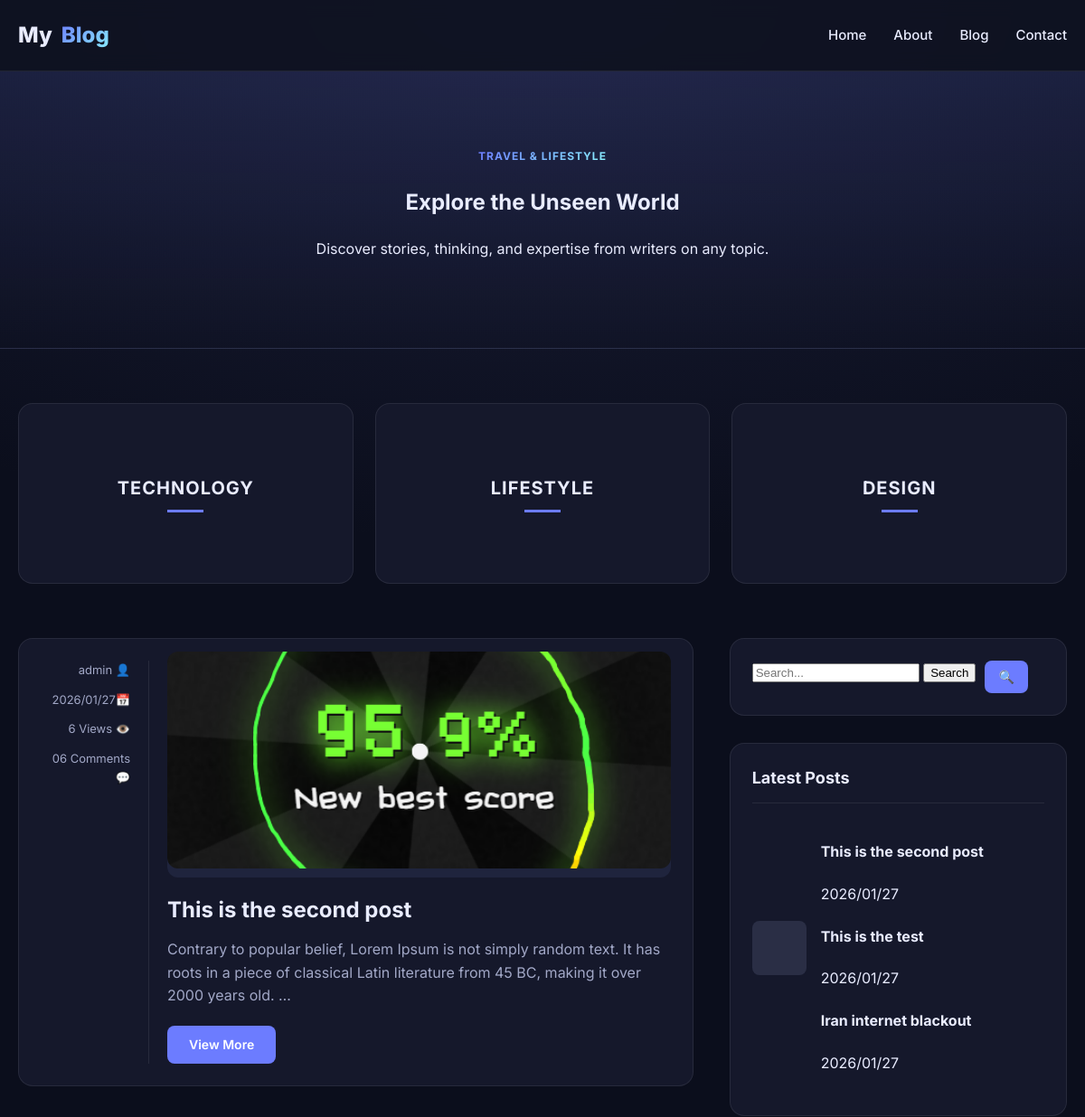
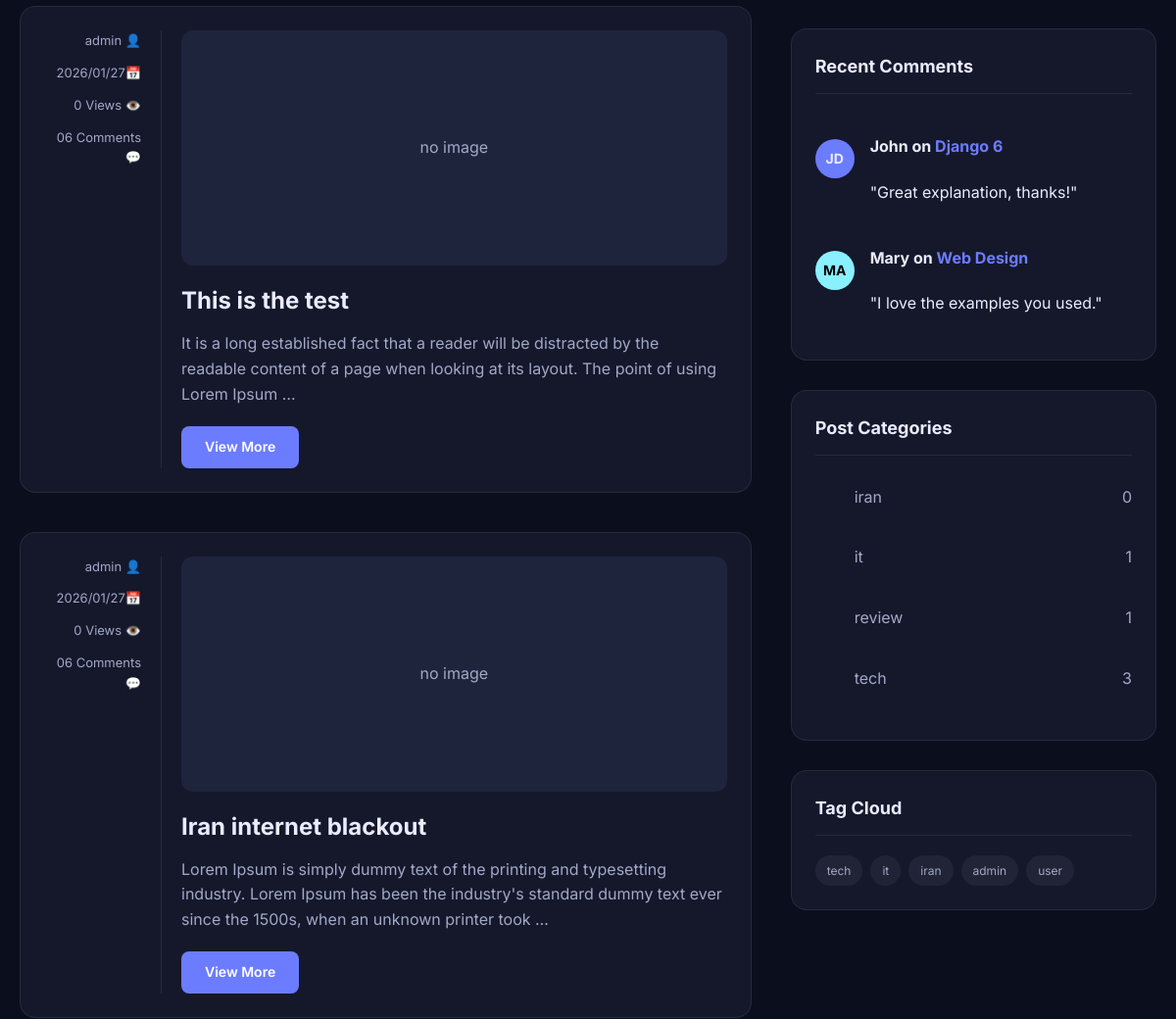
The app's page / (upper part), older data (2 pictures, top to bottom).
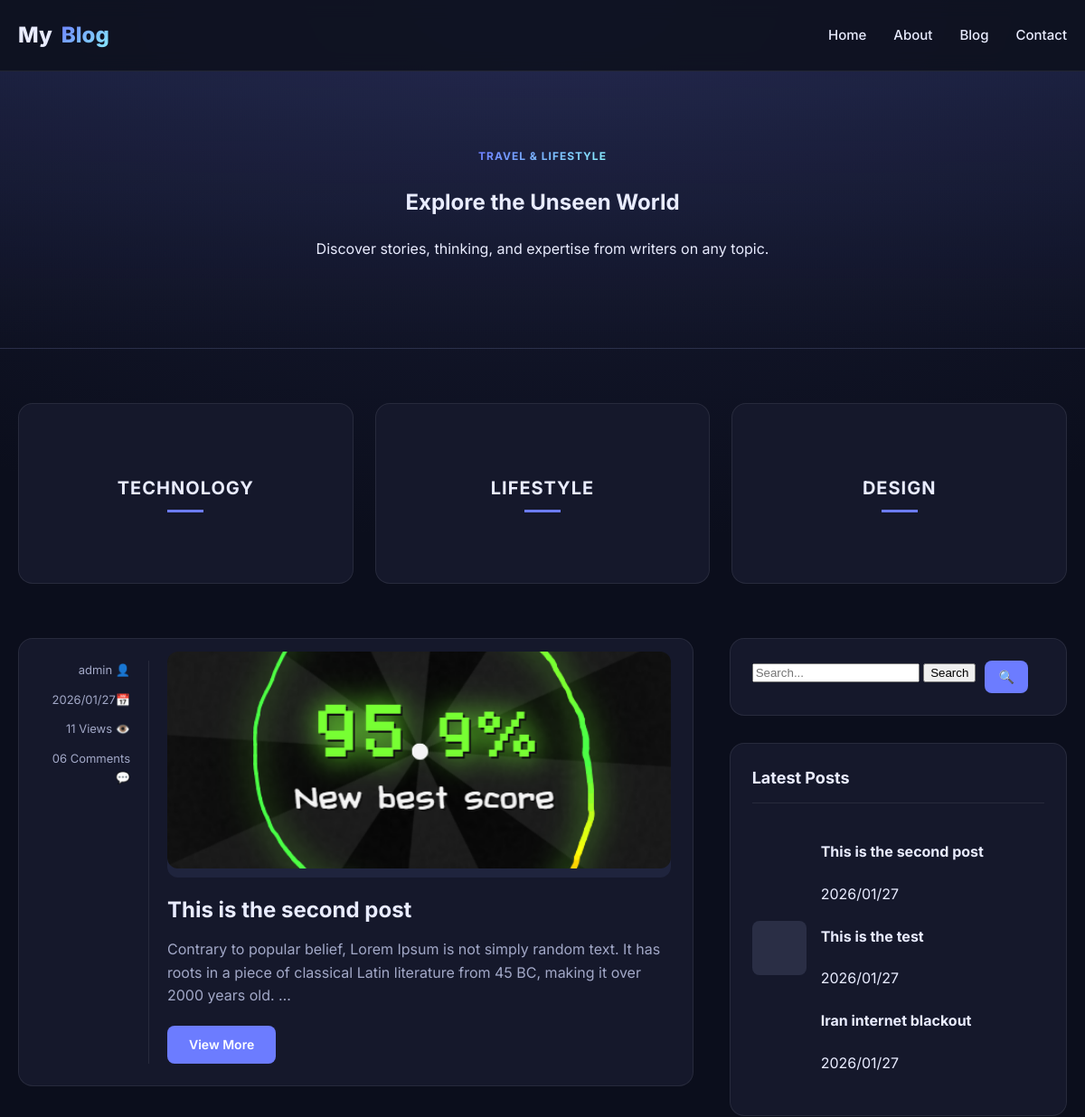
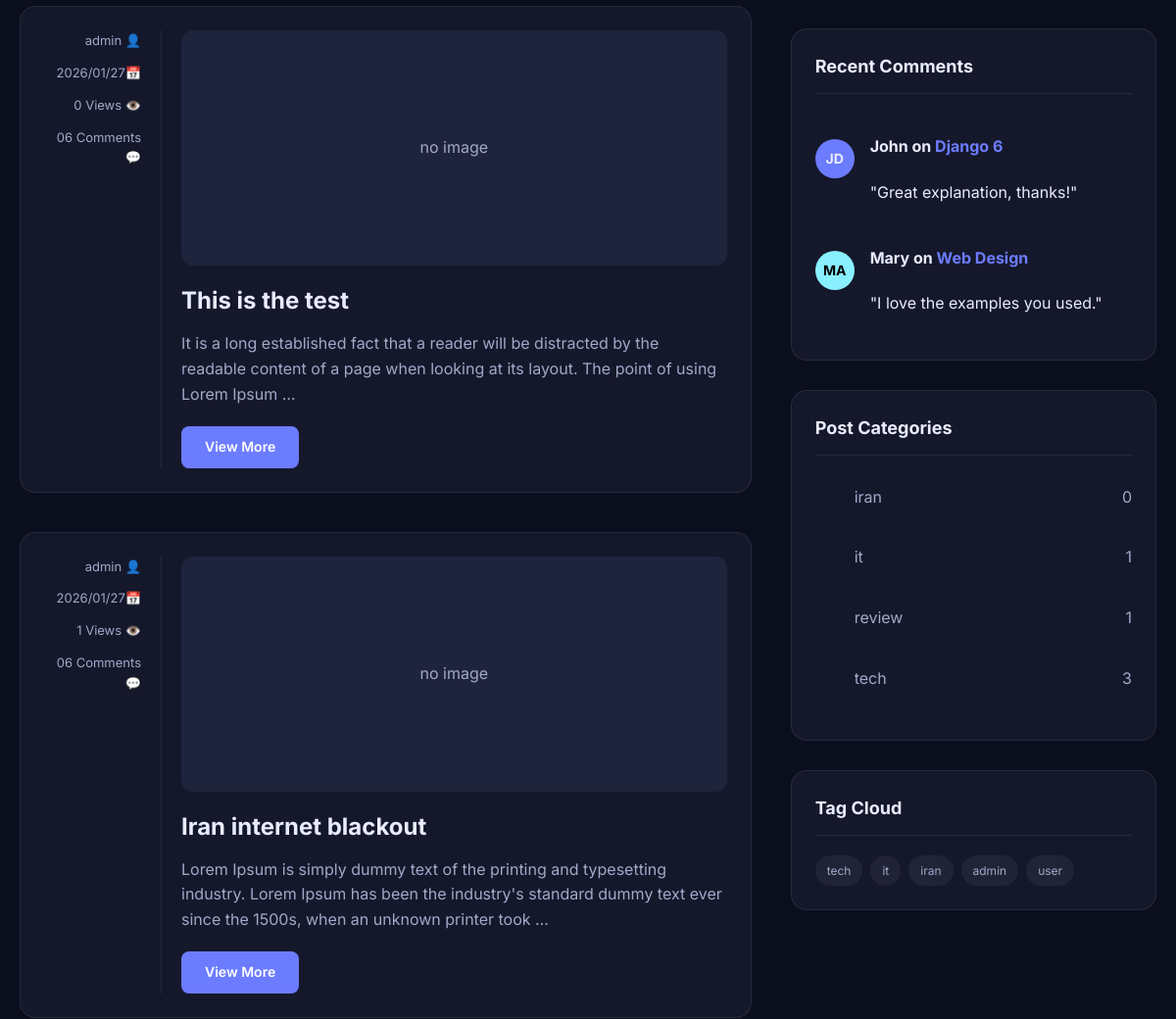
The same page, newer data (2 pictures, top to bottom).
### posts/models.py (models this page shows, shortened)
class Post(models.Model):
    img = models.ImageField(upload_to='blog_images/', blank=True, null=True)
    title = models.CharField(max_length=200)
    content = models.TextField()
    author = models.ForeignKey(
        settings.AUTH_USER_MODEL,
        on_delete=models.CASCADE,
        related_name="posts"
    )
    created_date = models.DateTimeField(auto_now_add=True)
    updated_date = models.DateTimeField(auto_now=True)
    status = models.BooleanField(default=True)
    category = models.ManyToManyField(
        Category,
        related_name="posts",
        blank=True
    )
    tag = models.ManyToManyField(
        Tag,
        related_name="posts",
        blank=True
    )
    counted_views = models.IntegerField(default=0)

### accounts/models.py (models this page shows)
class CustomUser(AbstractUser):
    phone_number = models.CharField(max_length=20, blank=False, null=False, default="09916716575")
    profile_picture = models.ImageField(upload_to='profiles/', blank=True, null=True)
    def __str__(self):
        return self.username

### posts/views.py (the view)
# urls.py: path('', blog_home, name='blog_home'),
def blog_home(request):
    posts = Post.objects.filter(status=1, created_date__lte=timezone.now()).order_by('-created_date')
    paginator = Paginator(posts, 10)
    page_number = request.GET.get("page")
    page_obj = paginator.get_page(page_number)
    tags = Tag.objects.all()
    categories = Category.objects.annotate(
        post_count=Count('posts', distinct=True)
    )
    return render(request, 'posts/blog.html', {
        'posts': page_obj,
        'tags': tags,
        'categories': categories
    })

### posts/templatetags/blog_tags.py (called while the page is built)
@register.inclusion_tag('posts/partials/sidebar/latest_posts.html')
def show_latest_posts(count=3):
    posts = Post.objects.all().order_by('-id')[:count]
    return {'posts': posts}

### templates/posts/blog.html (shortened to what this page needs)
{% extends 'base.html' %}
{% load blog_tags %}
{% block content %}
  <section class="hero">
    <div class="container">
      <span class="badge">Travel & Lifestyle</span>
      <h1>Explore the Unseen World</h1>
      <p>Discover stories, thinking, and expertise from writers on any topic.</p>
    </div>
  </section>
  <section class="top-cats">
    <div class="container">
      <div class="cat-grid">
        <div class="cat-card">
          <div class="cat-overlay">
            <div class="cat-title">Technology</div>
            <div class="cat-line"></div>
          </div>
        </div>
        <div class="cat-card">
          <div class="cat-overlay">
            <div class="cat-title">Lifestyle</div>
            <div class="cat-line"></div>
          </div>
        </div>
        <div class="cat-card">
          <div class="cat-overlay">
            <div class="cat-title">Design</div>
            <div class="cat-line"></div>
          </div>
        </div>
      </div>
    </div>
  </section>
  <section class="main-area">
    <div class="container layout-grid">
      <div class="posts-list">
        {% for post in posts %}
        <article class="post-item">
          <div class="post-meta-side">
            <div>{{post.author}} <span>👤</span></div>
            <div>{{post.created_date|date:"Y/m/d"}}<span>📅</span></div>
            <div>{{post.counted_views}} Views <span>👁️</span></div>
            <div>06 Comments <span>💬</span></div>
          </div>
          <div class="post-content">
             {% if post.img %}
            <div style="background: #1f243d; height: 240px; border-radius: 12px; margin-bottom: 20px; display: flex; align-items: center; justify-content: center; color: var(--muted);">
              <img src="{{post.img.url}}" alt="{{ post.title }}">
            </div>
              {% else %}
            <div style="background: #1f243d; height: 240px; border-radius: 12px; margin-bottom: 20px; display: flex; align-items: center; justify-content: center; color: var(--muted);">
              no image
            </div>
            {% endif %}
            <h2 class="post-title"><a href="{% url 'posts:single' pid=post.id %}">{{post.title}}</a></h2>
            <p class="post-excerpt">
              {{ post.content|truncatewords:30 }}
            </p>
            <a href="{% url 'posts:single' pid=post.id %}" class="btn">View More</a>
          </div>
        </article>
        {% endfor %}
      </div>
      <aside class="sidebar-widgets">
        {% include 'posts/partials/sidebar/search.html' %}
        {% show_latest_posts 3 %}
        {% include 'posts/partials/sidebar/recent_comments.html' %}
        {% include 'posts/partials/sidebar/categories.html' %}
        {% include 'posts/partials/sidebar/tag_cloud.html' %}
      </aside>
    </div>
  </section>
{% endblock %}

### templates/posts/partials/sidebar/latest_posts.html
<div class="widget">
  <h3 class="widget-title">Latest Posts</h3>
  <div class="mini-post">
    <div class="mini-thumb"></div>
    <div class="mini-details">
      {% for post in posts %}
      <h4><a href="{% url 'posts:single' pid=post.id %}">{{post.title}}</a></h4>
      <span class="date">{{post.created_date|date:"Y/m/d"}}</span>
      {% endfor %}
    </div>
  </div>
</div>

Row changes from the older to the newer data that the page shows:
changed Post "This is the second post": counted_views "6" → "11"
changed Post "Iran internet blackout": counted_views "0" → "1"
